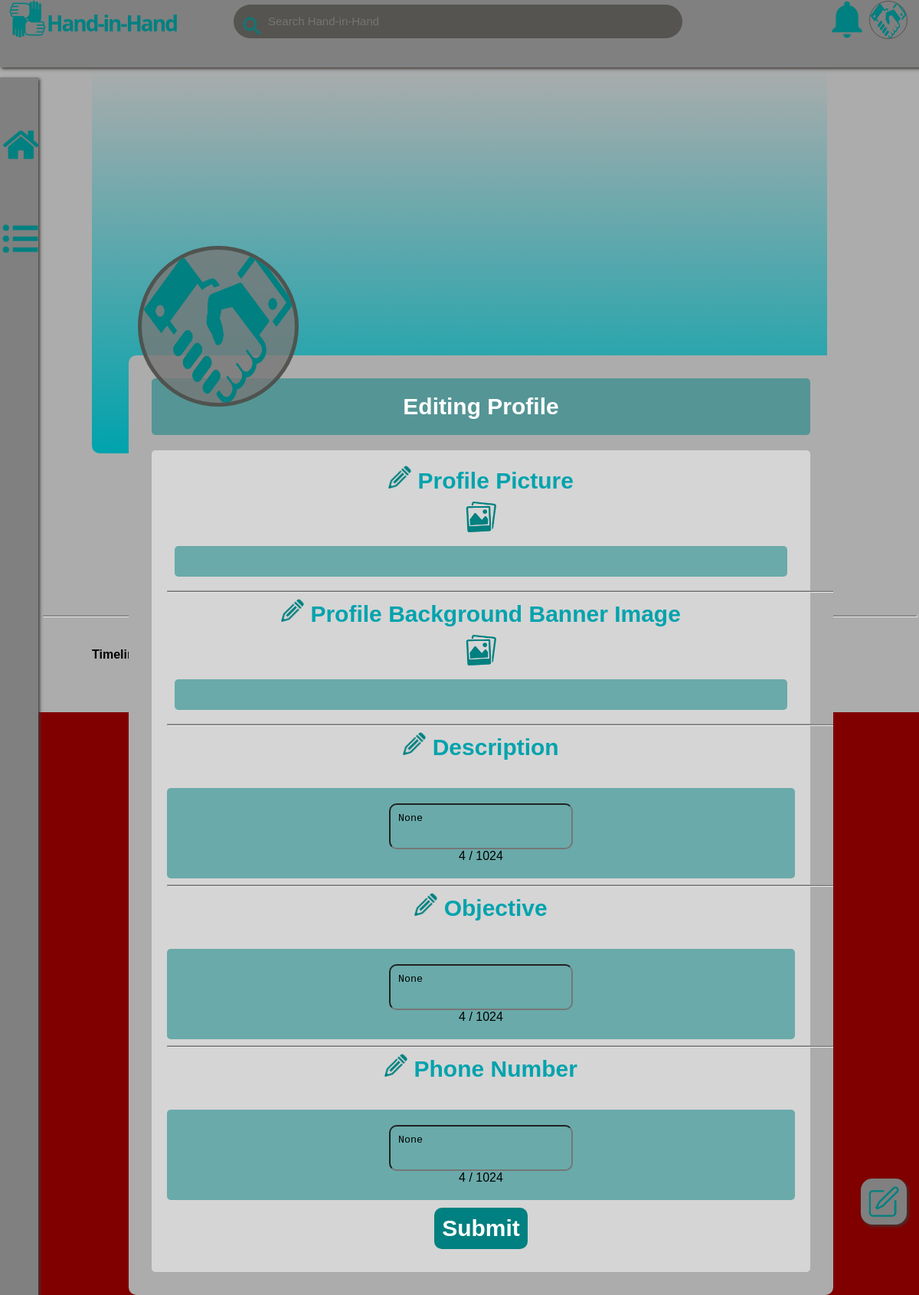
/home/account/settings (signed in), run on the app's committed database.
### app.py (models this page shows, shortened)
class User(db.Model, UserMixin):
    username = db.Column(db.String(1024), primary_key=True)
    password = db.Column(db.String(1024), nullable=False)
    first_name = db.Column(db.String(1024), nullable=False)
    middle_name = db.Column(db.String(1024), nullable=True)
    last_name = db.Column(db.String(1024), nullable=False)
    email = db.Column(db.String(1024), unique=True, nullable=False)
    profile_picture = db.Column(db.String(1024), nullable=True)
    background_banner_image = db.Column(db.String(1024), nullable=True)
    user_description = db.Column(db.String(1024), nullable=True)
    objective = db.Column(db.String(1024), nullable=True)
    phone_number = db.Column(db.String(9), nullable=True)

### app.py (the view)
@app.route('/home/account/settings', methods=['GET', 'POST'])
@login_required
def user_settings():
    return render_template('settings.html', user = current_user)

### app.py (called while the page is built)
@login_manager.user_loader
def user_loader(username):
    return User.query.get(username)

### templates/settings.html (shortened to what this page needs)
{% set ns = namespace(messages="") %}
{% extends 'account.html' %}
{% block account_body %}
    <div class="settings_container">
        <div class="setting_headers" style="color:white; background: rgba(0, 128, 128, 0.50); padding: 20px; margin: 20px; border-radius: 5px;">
            Editing Profile
        </div>
        <form action='/home/account/settings/editing' class="account_editing_form" id="account_editing_form" name="account_editing_form" method="post" enctype="multipart/form-data" style="background: rgba(255, 255, 255, 0.5); padding: 20px; margin: 20px; border-radius: 5px;">
            <div class="setting_headers">
                <img src="/static/edit_icon.png" width="30px" title="Edit post"> Profile Picture
            </div>
            <div style="text-align: center; padding: 10px;">
                <label for="profile_picture">
                    <img class="photo_icon" src="/static/photo_icon.png" title="Add Media" width="40px" height="40px">
                </label>
                <br> <br>
                {% if user.profile_picture %}
                <section class="attachment_preview">
                    <img id="profile_picture_attachment_preview_img" src="/static/uploads/{{ user.profile_picture }}" style="height: 70px; left: 5vw; position: relative;">
                    <video id="profile_picture_attachment_preview_vid" src="/static/uploads/{{ user.profile_picture }}" style="height: 70px; left: 5vw; position: relative;"></video>
                </section>
                {% else %}
                <section class="attachment_preview">
                </section>
                {% endif %}
            </div>
            <hr style="overflow-x: fit; width: 120vh; color: #777777 noshade; background-color: #777777; height: 1px;">
            <div class="setting_headers">
                <img src="/static/edit_icon.png" width="30px" title="Edit post"> Profile Background Banner Image
            </div>
            <div style="text-align: center; padding: 10px;">
                <label for="background_banner_image">
                    <img class="photo_icon" src="/static/photo_icon.png" title="Add Media" width="40px" height="40px">
                </label>
                <br> <br>
                {% if user.background_banner_image %}
                <section class="attachment_preview">
                    <img id="background_banner_image_attachment_preview_img" src="/static/uploads/{{ user.background_banner_image }}" style="height: 70px; left: 5vw; position: relative;">
                    <video id="background_banner_image_attachment_preview_vid" src="/static/uploads/{{ user.background_banner_image }}" style="height: 70px; left: 5vw; position: relative;"></video>
                </section>
                {% else %}
                <section class="attachment_preview">
                </section>
                {% endif %}
            </div>
            <hr style="overflow-x: fit; width: 120vh; color: #777777 noshade; background-color: #777777; height: 1px;">
            <div class="setting_headers">
                <img src="/static/edit_icon.png" width="30px" title="Edit post"> Description
            </div>
            <br> <br>
            <div style="text-align: center; padding: 10px; background: rgba(0, 128, 128, 0.50); padding: 20px; border-radius: 5px;" >
                <textarea id="description_prompt" oninput="auto_grow(this), description_prompt_count_chars();" class="account_about_field" name="user_description" form="account_editing_form" form="account_editing_form" title="User Description">{{ user.user_description }}</textarea>
                <section class="char_counter_description" id="char_counter_description" onload="description_prompt_count_chars();">
                </section>
            </div>
            <hr style="overflow-x: fit; width: 120vh; color: #777777 noshade; background-color: #777777; height: 1px;">
            <div class="setting_headers">
                <img src="/static/edit_icon.png" width="30px" title="Edit post"> Objective
            </div>
            <br> <br>
            <div style="text-align: center; padding: 10px; background: rgba(0, 128, 128, 0.50); padding: 20px; border-radius: 5px;">
                <textarea id="objective_prompt" oninput="auto_grow(this), objective_prompt_count_chars();" class="account_about_field" name="objective" form="account_editing_form" title="Objective">{{  user.objective }}</textarea>
                <section class="char_counter_objective" id="char_counter_objective" onload="objective_prompt_count_chars();">
                </section>
            </div>
            <hr style="overflow-x: fit; width: 120vh; color: #777777 noshade; background-color: #777777; height: 1px;">
            <div class="setting_headers">
                <img src="/static/edit_icon.png" width="30px" title="Edit post"> Phone Number
            </div>
            <br> <br>
            <div style="text-align: center; padding: 10px; background: rgba(0, 128, 128, 0.50); padding: 20px; border-radius: 5px;">
                <textarea id="phone_number_prompt" oninput="auto_grow(this), phone_number_prompt_count_chars();" class="account_about_field" name="phone_number" form="account_editing_form" title="Phone Number">{{  user.phone_number }}</textarea>
                <section class="char_counter_phone_nuumber" id="char_counter_phone_nuumber" onload="phone_number_prompt_count_chars();">
                </section>
            </div>
            <div style="text-align: center; padding: 10px;">
                <input id="account_edit_submit_button"type="submit" name="Submit" class="setting_submit_button" title="Submit" onclick="phone_number_prompt_verify_post(), objective_prompt_verify_post(), description_prompt_verify_post();">
            </div>
        </form>
    </div>
{% endblock %}

### static/site.css (style rules this page uses)
body { font-family: sans-serif; background-color: #800000; width: 100%; height: 100%; }
::placeholder { font-size: 15px; }
textarea::placeholder { color: #3d3c36; }
.photo_icon { left: 50vh; }

### templates/settings.html (style rules this page uses)
.settings_container { border: none; border-radius: 10px;; background-color: #acacac; position: absolute; top: 58vh; left: 14vw; width: 75vw; min-height: 30vh; padding: 10px; overflow: auto; word-break: break-all; }
.account_about_field { background: transparent; border-width: 2px; border-style: inset; border-radius: 10px; overflow: hidden; display:inline-block; min-height: 5vw; min-width: 20vw; resize: none; padding: 10px; }
.setting_headers { font-weight: bold; color:#00A3AD; text-align: center; font-size: 30px; }
.setting_submit_button { border: none; border-radius: 10px; font-weight: bold; color: white; font-size: 30px; padding: 10px; background: #00A3AD; }
.attachment_preview { background: rgba(0, 128, 128, 0.50); padding: 20px; border-radius: 5px; }

### data on the page
User: user_description "None", objective "None", phone_number "None"
